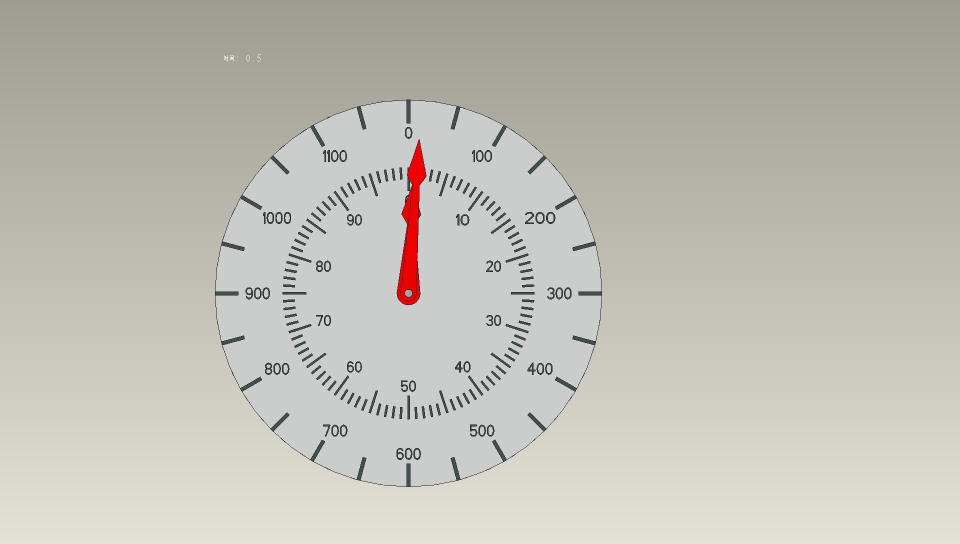
#> input picture BONC/1_0005.jpg, 1920 x 1088 px (shown at 1/2 size); its folder holds only this picture in this run
$ python baselineTest.py   (older library calls are emulated)
#> lines starting #> are read from the running program, lines starting #| are printed output that depends on the picture; after the words box and inside, x2 and y2 are one past the last pixel; in counts of white or black regions, pixels touching at a corner belong together
### baseline.py
import cv2 as cv
import numpy as np
import imutils
import matplotlib.pyplot as plt
import math


class Apparatus:
    def __init__(self, name):
        self.name = name
        self.angle = []
        self.src = cv.imread(name)


    # [85 lines left out: function line_detect_possible_demo, not called in this run]


    def get_center(self, mask):
        edg_output = cv.Canny(mask, 66, 150, 2)
        cv.imshow('edg', edg_output)
        # 外接矩形
        contours, hireachy = cv.findContours(edg_output, cv.RETR_TREE, cv.CHAIN_APPROX_SIMPLE)
        center = []
        for i, contour in enumerate(contours):
            x, y, w, h = cv.boundingRect(contour)  # 外接矩形
            area = w * h  # 面积
            if area > 1000 or area < 40:
                continue
            #print(area)
            # cv.circle(src, (np.int(cx), np.int(cy)), 3, (255), -1)
            cv.rectangle(self.src, (x, y), (x + w, y + h), (255, 0, 0), 1)
            cx = w / 2
            cy = h / 2
            cv.circle(self.src, (np.int(x + cx), np.int(y + cy)), 1, (255, 0, 0))
            center.extend([np.int(x + cx), np.int(y + cy)])
            break

        cv.imshow('center', self.src)
        return center

    # [68 lines left out: functions corner_detect, find_short, not called in this run]


    def extract(self, image):
        red_lower1 = np.array([0, 43, 46])
        red_lower2 = np.array([156, 43, 46])
        red_upper1 = np.array([10, 255, 255])
        red_upper2 = np.array([180, 255, 255])
        frame = cv.cvtColor(image, cv.COLOR_BGR2HSV)
        mask1 = cv.inRange(frame, lowerb=red_lower1, upperb=red_upper1)
        mask2 = cv.inRange(frame, lowerb=red_lower2, upperb=red_upper2)
        mask = cv.add(mask1, mask2)
        mask = cv.bitwise_not(mask)
        cv.imshow('mask', mask)
        return mask


    def test(self):
        # 缩小图片
        # self.src = cv.resize(self.src, dsize=None, fx=0.5, fy=0.5)  # 此处可以修改插值方式interpolation
        # cv.imshow('source', self.src)
        # # 均值迁移
        # blur = cv.pyrMeanShiftFiltering(self.src, 10, 17)
        # # 提取红色
        # mask = self.extract(blur)
        # # 找圆心
        # center = self.get_center(mask)

        self.src = cv.resize(self.src, dsize=None, fx=0.5, fy=0.5)  # 此处可以修改插值方式interpolation
        mask = self.extract(self.src)
        mask = cv.medianBlur(mask, ksize=5)  # 去噪
        # 获取中心
        center = self.get_center(mask)
        # 去除多余黑色边框
        [y, x] = center
        mask = mask[x - 155:x + 155, y - 155:y + 155]
        cv.imshow('mask', mask)

        # [19 lines of commented-out code are left out]


# [10 lines that do not run on import are left out]

### baselineTest.py
import baseline
import os


data_path = './BONC/'
data = os.listdir(data_path)
f = open('result.txt', 'w')
for i in data:
    apparatus = baseline.Apparatus(data_path + i)
    res = apparatus.angle
    try:
        apparatus.test()
        f.write(i + '\t长指针读数： %f 短指针读数： %f \n' % (res[0], res[1]))
    except IndexError as reason:
        f.write(i + str(reason) + '\n')
        continue
#> this loop made 1 pass
#> (y in test, x in test) on pass 1: (408, 293)
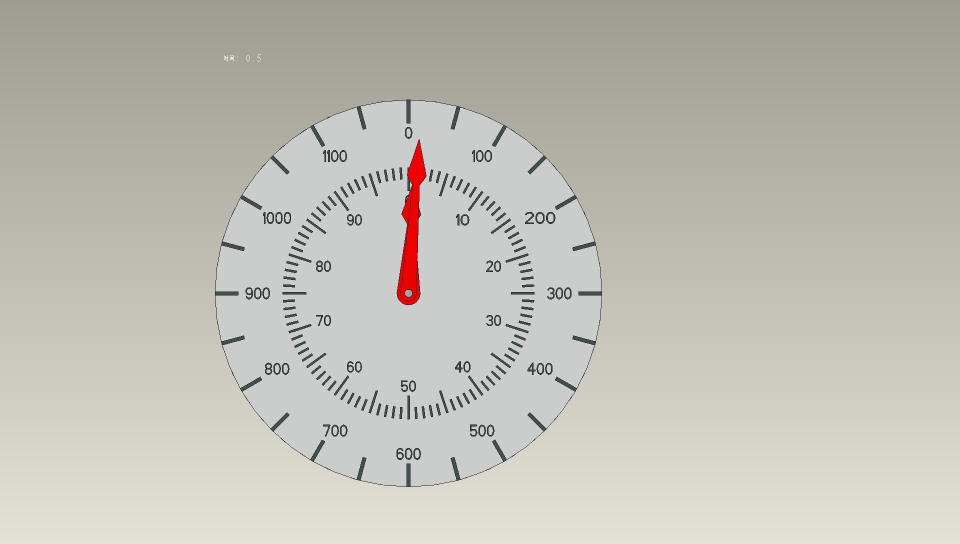
#> input picture BONC/1_0005.jpg, 1920 x 1088 px (shown at 1/2 size)
#> pass 1, in test, `self.src = cv.resize(self.src, dsize=None, fx=0.5, fy=0.5)`:
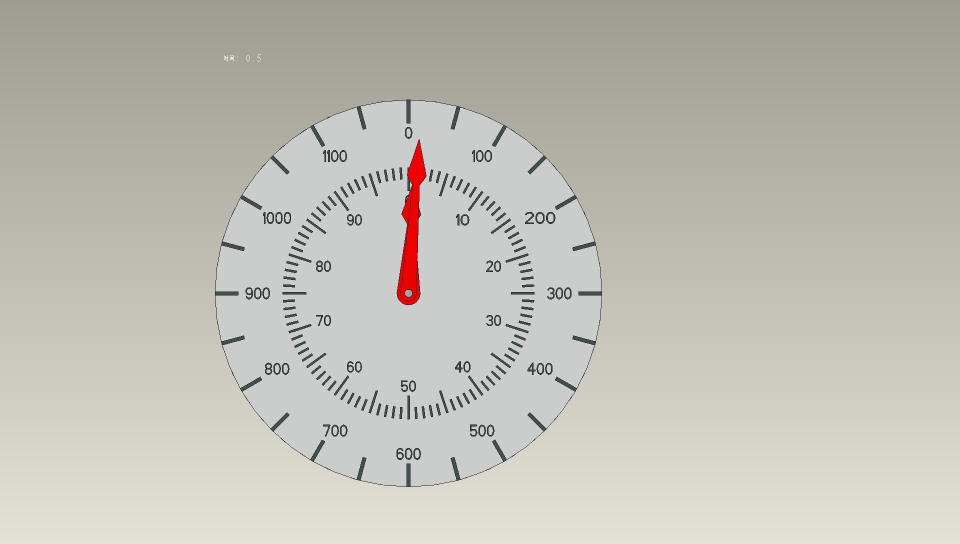
#> self.src: shape (544, 960, 3); mean B, G, R 180.5, 190, 191.9
#> pass 1, in extract, `mask1 = cv.inRange(frame, lowerb=red_lower1, upperb=red_upper1)`:
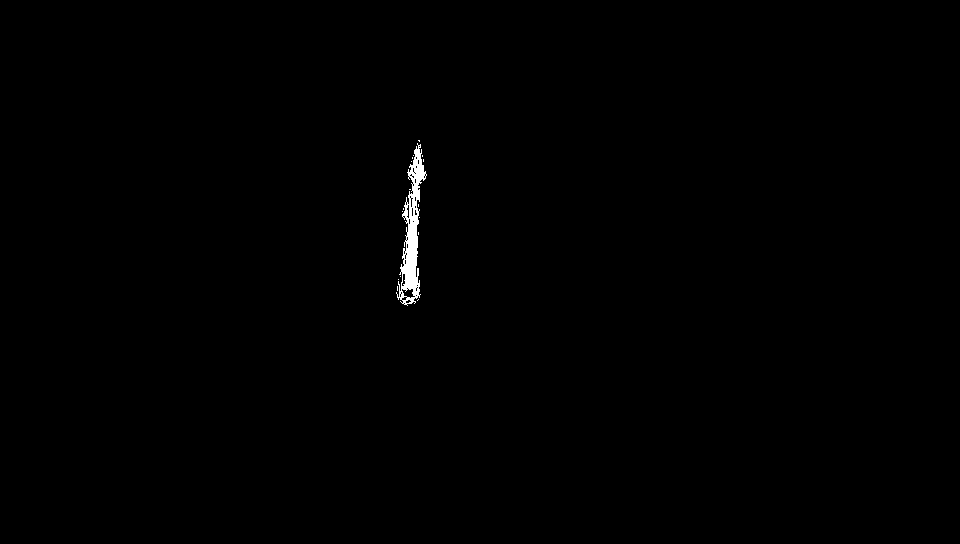
#> mask1: shape (544, 960); 0.36% white; 17 white regions (16 under 20 px), largest, box (x1, y1, x2, y2) and area: (396, 143, 427, 306) 1845
#> pass 1, in extract, `mask2 = cv.inRange(frame, lowerb=red_lower2, upperb=red_upper2)`:
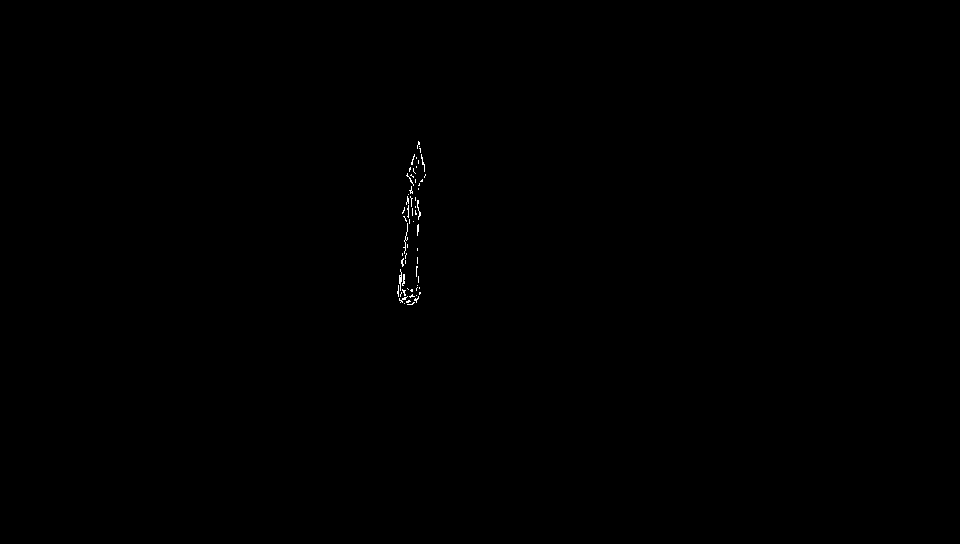
#> mask2: shape (544, 960); 0.11% white in thin lines or dots, all inside (x1, y1, x2, y2) = (397, 141, 426, 305)


f.close()
